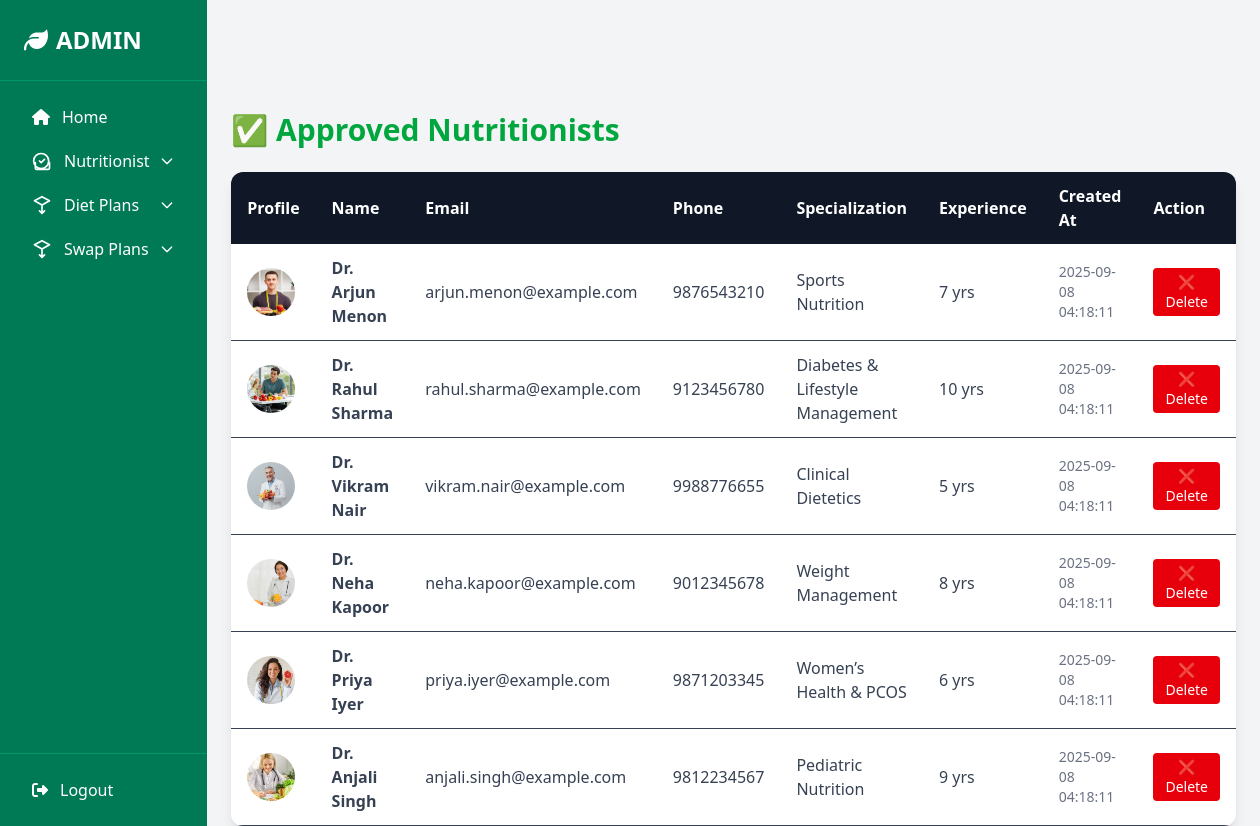
Page /admin/nutrionist-manage.php (signed in) on the committed database.
### tables this page shows
CREATE TABLE `nutritionists` (
  `id` int NOT NULL,
  `name` varchar(100) NOT NULL,
  `email` varchar(100) NOT NULL,
  `password` varchar(255) NOT NULL,
  `phone` varchar(20) DEFAULT NULL,
  `specialization` varchar(100) DEFAULT NULL,
  `experience` int DEFAULT '0',
  `description` text,
  `image` varchar(255) DEFAULT NULL,
  `status` enum('pending','approved','rejected') DEFAULT 'pending',
  `created_at` timestamp NULL DEFAULT CURRENT_TIMESTAMP
);

### admin/nutrionist-manage.php (the view, shortened to what this page needs)
<?php
include(__DIR__ . '/../config/db_conn.php');
$sql = "SELECT * FROM nutritionists WHERE status = 'approved' ORDER BY created_at DESC";
$result = $connection->query($sql);
?>
<?php include 'components/head.php'; ?>
<?php include 'components/dashboard-nav.php'; ?>
<main class="bg-gray-100 w-full pt-28 px-6">
  <h2 class="text-3xl font-bold text-green-600 mb-6">✅ Approved Nutritionists</h2>
  <?php if ($result->num_rows > 0): ?>
    <div class="overflow-x-auto bg-white rounded-xl shadow-lg">
      <table class="w-full table-auto border-collapse">
        <thead class="bg-gray-900 text-white">
          <tr>
            <th class="px-4 py-3 text-left">Profile</th>
            <th class="px-4 py-3 text-left">Name</th>
            <th class="px-4 py-3 text-left">Email</th>
            <th class="px-4 py-3 text-left">Phone</th>
            <th class="px-4 py-3 text-left">Specialization</th>
            <th class="px-4 py-3 text-left">Experience</th>
            <th class="px-4 py-3 text-left">Created At</th>
            <th class="px-4 py-3 text-left">Action</th>
          </tr>
        </thead>
        <tbody class="text-gray-700">
          <?php while($row = $result->fetch_assoc()): ?>
            <tr class="border-b hover:bg-gray-50">
              <td class="px-4 py-3">
                <?php if (!empty($row['image'])): ?>
                  <img src="../nutrionist/<?= htmlspecialchars($row['image']); ?>"
                       alt="<?= htmlspecialchars($row['name']); ?>"
                       class="w-12 h-12 rounded-full object-cover">
                <?php else: ?>
                  <span class="text-gray-400">No Image</span>
                <?php endif; ?>
              </td>
              <td class="px-4 py-3 font-semibold"><?= htmlspecialchars($row['name']); ?></td>
              <td class="px-4 py-3"><?= htmlspecialchars($row['email']); ?></td>
              <td class="px-4 py-3"><?= htmlspecialchars($row['phone']); ?></td>
              <td class="px-4 py-3"><?= htmlspecialchars($row['specialization']); ?></td>
              <td class="px-4 py-3"><?= htmlspecialchars($row['experience']); ?> yrs</td>
              <td class="px-4 py-3 text-sm text-gray-500"><?= htmlspecialchars($row['created_at']); ?></td>
              <td class="px-4 py-3">
                <form method="POST" onsubmit="return confirm('Are you sure you want to delete this nutritionist?');">
                  <button type="submit"
                    class="px-3 py-1 rounded bg-red-600 text-white hover:bg-red-700 text-sm">
                    ❌ Delete
                  </button>
                </form>
              </td>
            </tr>
          <?php endwhile; ?>
        </tbody>
      </table>
    </div>
  <?php else: ?>
    <p class="text-gray-500">No approved nutritionists found.</p>
  <?php endif; ?>
</main>

### rows in the picture
nutritionists: image (picture), name "Dr. Arjun Menon", email "arjun.menon@example.com", phone "9876543210", specialization "Sports Nutrition", experience "7", created_at "2025-09-08 04:18:11"
nutritionists: image (picture), name "Dr. Rahul Sharma", email "rahul.sharma@example.com", phone "9123456780", specialization "Diabetes & Lifestyle Management", experience "10", created_at "2025-09-08 04:18:11"
nutritionists: image (picture), name "Dr. Vikram Nair", email "vikram.nair@example.com", phone "9988776655", specialization "Clinical Dietetics", experience "5", created_at "2025-09-08 04:18:11"
nutritionists: image (picture), name "Dr. Neha Kapoor", email "neha.kapoor@example.com", phone "9012345678", specialization "Weight Management", experience "8", created_at "2025-09-08 04:18:11"
nutritionists: image (picture), name "Dr. Priya Iyer", email "priya.iyer@example.com", phone "9871203345", specialization "Women’s Health & PCOS", experience "6", created_at "2025-09-08 04:18:11"
nutritionists: image (picture), name "Dr. Anjali Singh", email "anjali.singh@example.com", phone "9812234567", specialization "Pediatric Nutrition", experience "9", created_at "2025-09-08 04:18:11"
